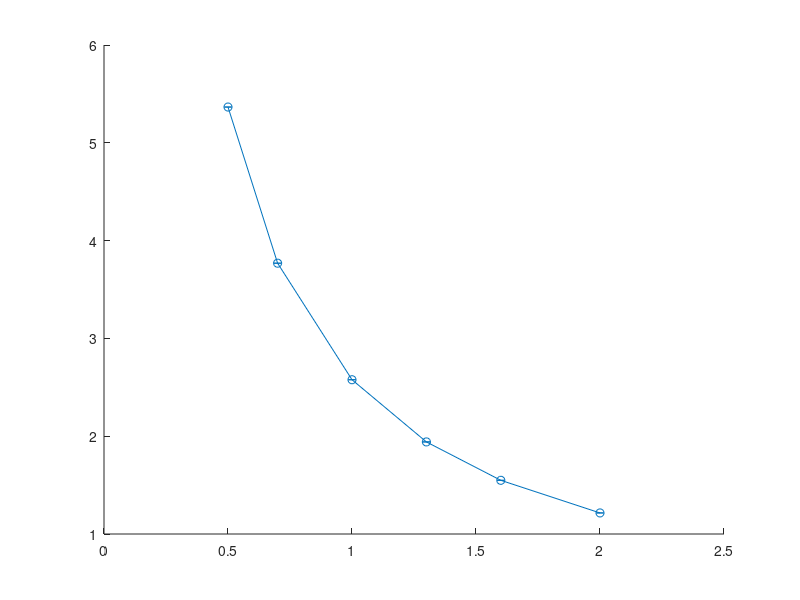

Source code (MATLAB): (Note: this script raises an error after producing the figure.)
%% Robustness to Model Mismatch + Realistic Sensor Noise
% Builds on lqg_vs_lqr_vs_pid_saturation_montecarlo.m. Same plant
% structure, same actuator limits. Adds:
%
%   1. Model mismatch sweep: LQR/Kalman are DESIGNED assuming I_design,
%      but the TRUE plant has I_true != I_design (fuel burn, mismodeling,
%      manufacturing tolerance, etc). Sweep I_true and see where
%      performance degrades or goes unstable.
%   2. Realistic measurement noise derived from an actual IMU spec sheet
%      number instead of a guessed R_kf.

clc; clear; close all;

%% Design-time plant (what the controller/filter THINK the system is)
I_design = 1;
A = [0 1;
     0 0];
B_design = [0; 1/I_design];
H = [1 0];

%% LQR design (fixed once, using design-time model only)
Q_lqr = [10 0;
          0 1];
R_lqr = 1;
K = lqr(A, B_design, Q_lqr, R_lqr);

Kp = 15; Ki = 2; Kd = 5;

%% --- Realistic sensor noise (NEW) ---
% Example: a MEMS IMU gyro/inclinometer-derived angle estimate.
% Typical low-cost MEMS IMU angle noise (post-fusion, e.g. complementary
% filter output) is on the order of 0.1-0.5 deg RMS static noise.
% Using 0.3 deg RMS as a representative number:
angle_noise_deg_rms = 0.3;
angle_noise_rad_rms = deg2rad(angle_noise_deg_rms);
R_kf = angle_noise_rad_rms^2;     % measurement noise covariance
meas_noise_std = angle_noise_rad_rms;
fprintf('Using measurement noise: %.3f deg RMS (%.2e rad^2 covariance)\n', ...
    angle_noise_deg_rms, R_kf);

% Process noise: how much we trust the model between measurements.
% Kept same order-of-magnitude as before; in practice this would be
% derived from gyro bias instability / rate noise density.
Q_kf = [1e-4 0; 0 1e-4];

%% Actuator limits (unchanged)
u_max = 6;
u_rate_max = 40;

%% Simulation setup
dt = 0.01;
t  = 0:dt:10;
N  = length(t);
x0 = [0.5; 0];
n_runs_per_case = 30;   % Monte Carlo trials per mismatch case (lighter than before, we're sweeping many cases now)

%% --- Robustness sweep over I_true (NEW) ---
I_true_list = [0.5 0.7 1.0 1.3 1.6 2.0];  % 50% under to 100% over design value

results = struct('I_true', {}, 'lqg_rmse_mean', {}, 'lqg_rmse_std', {}, ...
                  'lqg_unstable_frac', {}, 'lqg_max_abs', {});

for i = 1:length(I_true_list)
    I_true = I_true_list(i);
    B_true = [0; 1/I_true];   % TRUE plant differs from design model

    run_rmse = zeros(1, n_runs_per_case);
    run_maxabs = zeros(1, n_runs_per_case);
    unstable_count = 0;

    for run = 1:n_runs_per_case
        rng(run + 1000*i);

        x_lqg = x0;
        x_hat = [0; 0];
        P = eye(2);
        u_prev_true = 0;
        resp = zeros(1, N);

        for k = 1:N
            tk = t(k);
            disturbance = 0.2 * sin(2*tk);

            y_meas = x_lqg(1) + meas_noise_std * randn();

            % Kalman filter still uses the DESIGN model (A, B_design) --
            % it doesn't know the true inertia either, same as reality.
            u_prev_cmd = -K * x_hat;
            x_hat_pred = A*x_hat + B_design*u_prev_cmd;
            P_pred = A*P*A' + Q_kf;

            innovation = y_meas - H*x_hat_pred;
            S = H*P_pred*H' + R_kf;
            Kk = P_pred*H' / S;
            x_hat = x_hat_pred + Kk*innovation;
            P = (eye(2) - Kk*H) * P_pred;

            u_cmd = -K * x_hat;
            max_step = u_rate_max*dt;
            delta = max(min(u_cmd - u_prev_true, max_step), -max_step);
            u = max(min(u_prev_true + delta, u_max), -u_max);
            u_prev_true = u;

            % TRUE plant uses B_true -- this is the mismatch
            x_lqg = x_lqg + (A*x_lqg + B_true*u + B_true*disturbance)*dt;
            resp(k) = x_lqg(1);
        end

        run_rmse(run) = sqrt(mean(resp.^2));
        run_maxabs(run) = max(abs(resp));
        if any(~isfinite(resp)) || run_maxabs(run) > 10
            unstable_count = unstable_count + 1;
        end
    end

    results(i).I_true = I_true;
    results(i).lqg_rmse_mean = mean(run_rmse);
    results(i).lqg_rmse_std = std(run_rmse);
    results(i).lqg_unstable_frac = unstable_count / n_runs_per_case;
    results(i).lqg_max_abs = mean(run_maxabs);
end

%% Report
fprintf('\n--- Robustness to inertia mismatch (design I = %.2f) ---\n', I_design);
fprintf('%-10s %-14s %-16s %-14s\n', 'I_true', 'RMSE (rad)', 'Unstable frac', 'Mean |max|(rad)');
for i = 1:length(results)
    fprintf('%-10.2f %6.4f+-%5.4f %14.1f%% %14.4f\n', results(i).I_true, ...
        results(i).lqg_rmse_mean, results(i).lqg_rmse_std, ...
        results(i).lqg_unstable_frac*100, results(i).lqg_max_abs);
end

%% Plot: RMSE vs mismatch
I_vals = [results.I_true];
rmse_vals = [results.lqg_rmse_mean];
rmse_std = [results.lqg_rmse_std];

figure;
errorbar(I_vals, rmse_vals, rmse_std, '-o', 'LineWidth', 2);
xline(I_design, '--k', 'Design I');
xlabel('True inertia I_{true}');
ylabel('RMSE (rad)');
title('LQG performance degradation vs. inertia mismatch');
grid on;

figure;
bar(I_vals, [results.lqg_unstable_frac]*100);
xlabel('True inertia I_{true}');
ylabel('Fraction of runs unstable/divergent (%)');
title('Instability onset vs. model mismatch');
grid on;
